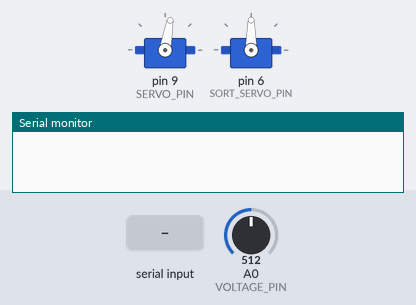
A sketch run on a simulated Arduino Uno, built with avr-gcc and run on an emulated ATmega328P. On the bench: 2 × servo, the last lines printed to the serial monitor. The test bench sets the inputs (shaded band); at power-on: A0 (VOLTAGE_PIN) = 512.

Above: at 3.7 s.
3.8 s: "stop\n" received over Serial
At 6.9 s:
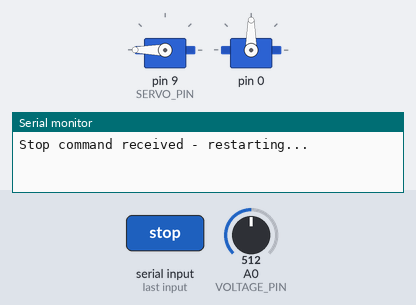
At 14.3 s:
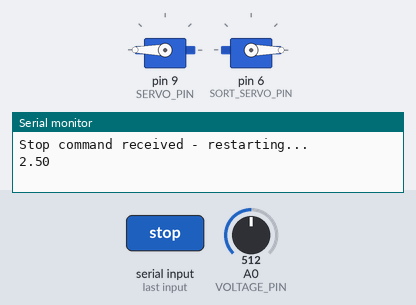
Timing chart, 0 to 24.9 s (numbered marks = the images above; inputs shaded):
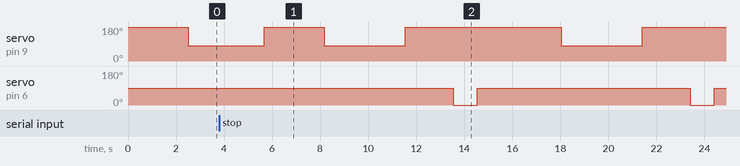

Measured:
- by itself, servo on pin 6 (SORT_SERVO_PIN): alternates 90° for 8.9 s and 0° for 1.0 s

The sketch:

ReadVoltage.ino
```cpp
#include <Servo.h>

// ── SERVO 1 (arm) ─────────────────────────────────────
Servo armServo;
const int SERVO_PIN = 9;

// Adjust these once you know your real angles
const int ARM_UP_POS = 180;
const int ARM_DOWN_POS = 80;

// ── SERVO 2 (sorting board) ───────────────────────────
Servo sortServo;
const int SORT_SERVO_PIN = 6;
const int BOARD_FLAT     = 90;   // Inital flat position (good inlay path)
const int BOARD_RIGHT    = 180;  // Turn 90 degree (good)
const int BOARD_LEFT     = 0; // Turn 90 to the left (need to be tested)

// ── VOLTAGE ───────────────────────────────────
const int VOLTAGE_PIN = A0;
const float SCALE_FACTOR = 5.0f / 1023.0f;
const float VOLTAGE_THRESHOLD = 3.0;  // Volts - below this = rejected
const float CONTACT_THRESHOLD = 0;  // Lowered to detect 2.6V reading
const float NOISE_THRESHOLD = 2.2;

// ── TIMING ───────────────────────────────────
const int SORT_HOLD_DELAY = 1000;    // Time to hold position before resetting
const int CYCLE_PAUSE     = 500;     // Pase before next cycle
const int CONTACT_TIMEOUT = 65000;   // 6.5 seconds timeout for contact

// ── RESTARTING / EMERGENCY STOP ──────────────────
void (* resetFunc)(void) = 0;       // Jump to address 0 = soft restart

// ── CHECK FOR STOP COMMAND ────────────────────────────
void checkForStop(){
    if (Serial.available() > 0) {
        String input = Serial.readStringUntil('\n');
        input.trim();
        if (input.equalsIgnoreCase("stop")) {
            Serial.println("Stop command received - restarting...");
            delay(1000);
            resetFunc();
        }
    }
}

// ── READ VOLTAGE ─────────────────────────────
float readVoltage() {
    long sum = 0;

    for (int i = 0; i < 16; i++) {
        sum += analogRead(VOLTAGE_PIN);
        delay(2);
    }

    float adc = sum / 16.0;
    return adc * SCALE_FACTOR;
}

// ── WAITING FOR CONTACT (with timeout) ─────────────────────
bool waitForContact() {
    // Waiting for contact...
    unsigned long startTime = millis();

    while (millis() - startTime < CONTACT_TIMEOUT) {
        checkForStop();
        float check = readVoltage();

        // just to see if its reading
        // Serial.print("Checking voltage: ");
        // Serial.print(check, 3);
        // Serial.println(" V");

        if (check >= CONTACT_THRESHOLD) {
            // Contact Detected!
            return true;    // Contact made
        }

        delay(200);     // Small delay between checks
    }
    // Timeout - no contact detected, treating as rejected
    return false;
}


// ── SETUP ─────────────────────────────────────
void setup() {
    Serial.begin(115200);

    // === TAPP Ink Battery Monitor ===

    // Servo 1
    armServo.attach(SERVO_PIN);

    // Arm UP (initial)
    armServo.write(ARM_UP_POS);
    delay(2000);

    // Servo 2
    sortServo.attach(SORT_SERVO_PIN);
    sortServo.write(BOARD_FLAT);
    // Sorting servo ready.
    delay(500);
}

// ── LOOP ──────────────────────────────────────
void loop() {

    float readings[10];

    // ── Move arm DOWN before measuring ──
    // Lowering arm...
    armServo.write(ARM_DOWN_POS);
    delay(2000); // give time to touch battery

    checkForStop();

    // Wait for contact with timeout
    if (!waitForContact()) {
        // Timeout — treat as rejected
        // REJECTED - turning left to 0°.
        sortServo.write(BOARD_LEFT);

        delay(SORT_HOLD_DELAY);
        // Resetting to flat.

        sortServo.write(BOARD_FLAT);
        armServo.write(ARM_UP_POS);

        delay(2000);
        return;
    }

    // Measuring voltage...

    // ── Take 10 readings ──
    for (int i = 0; i < 10; i++) {

        readings[i] = readVoltage();
        delay(100);
        checkForStop();
    }

    // ── Sort readings ──
    for (int i = 0; i < 9; i++) {
        for (int j = i + 1; j < 10; j++) {

            if (readings[j] < readings[i]) {
                float temp = readings[i];
                readings[i] = readings[j];
                readings[j] = temp;
            }
        }
    }

    // ── Median ──
    float medianVoltage = (readings[4] + readings[5]) / 2.0;

    checkForStop();

    // ── Move arm UP after measurement ──
    // Raising arm...
    armServo.write(ARM_UP_POS);
    delay(2000);

    if (medianVoltage > NOISE_THRESHOLD)
    {
        Serial.println(medianVoltage);
        // ── Sort decision ──
        if (medianVoltage >= VOLTAGE_THRESHOLD)
        {
            // GOOD - turning right to 90 degree.
            sortServo.write(BOARD_RIGHT);
        } else
        {
            // REJECTED - turning left to 270 degrees.
            sortServo.write(BOARD_LEFT);
        }
    }


    delay(SORT_HOLD_DELAY);

    checkForStop();

    // Resetting to flat.
    sortServo.write(BOARD_FLAT);
    delay(CYCLE_PAUSE);

    // STOP SCANNING

    delay(3000);
}
```
